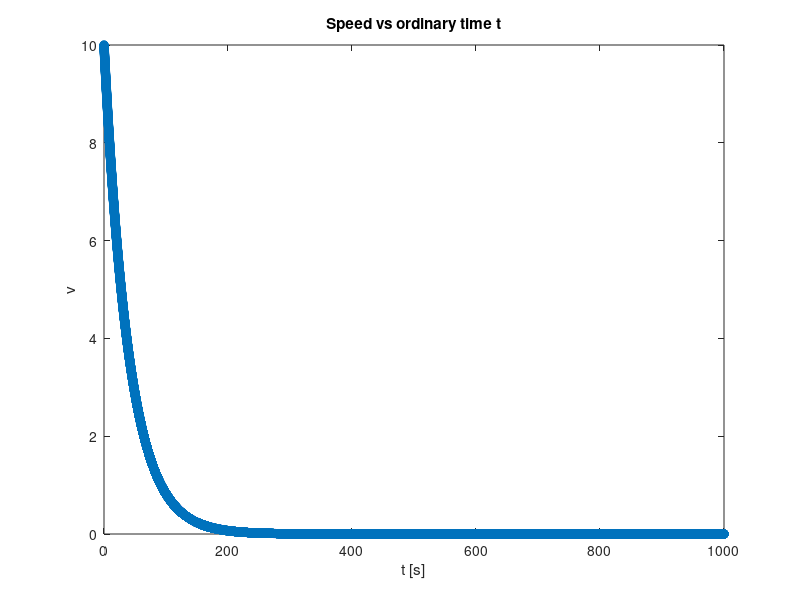

Write the MATLAB code that produced this figure.
% ECE 8 Lecture 10 -- Cruise control system
close all;
clear all;

% define parameters
Delta = 0.01; % step size
b = 1/2; % friction
m = 20; % mass
vd = 65; % desired speed
T = 1000; % simulation horizon in seconds

% discrete number of steps to calculate the trajectory
N = T/Delta;

% 1) define the initial condition (speed)

% initial speed
v0 = 10;

% 2) define the input (speed and incline)
u = zeros(1,N);  % control speed
h = zeros(1,N);  % disturbance incline

% 3) define the planar model (in this case
%
% 
v(1) = v0; % initialize speed vector
k(1) = 0; % initialize time vector
for i = 1:N
    % calculate the trajectory for the model
    % v_k+1 = v_k + Delta (-b vk + hk + uk)/m
    v(i+1) = v(i) + Delta * (-b * v(i) + h(i) + u(i))/m;
    % populate discrete time vector
    k(i+1) = k(i) + 1;
end

% define ordinary time
t = k*Delta;

% plot vk as a function of k
figure
plot(t,v,'o')
xlabel('t [s]')
ylabel('v')
title('Speed vs ordinary time t')